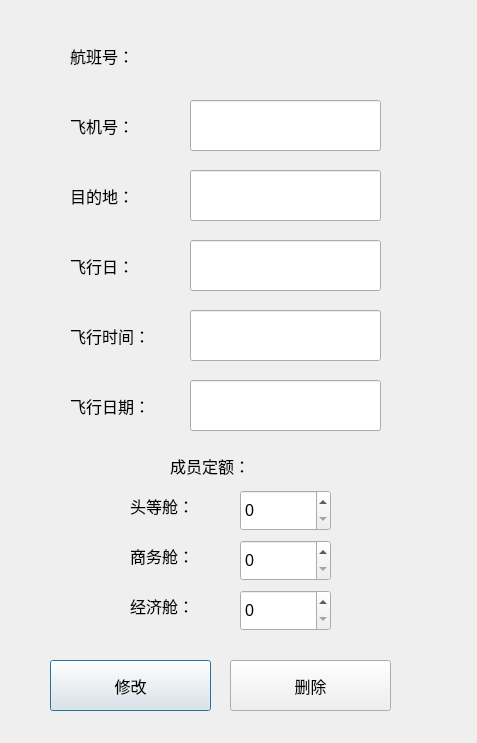
<?xml version="1.0" encoding="UTF-8"?>
<ui version="4.0">
 <class>ChangeWindow</class>
 <widget class="QDialog" name="ChangeWindow">
  <property name="geometry">
   <rect>
    <x>0</x>
    <y>0</y>
    <width>477</width>
    <height>743</height>
   </rect>
  </property>
  <property name="windowTitle">
   <string>Dialog</string>
  </property>
  <widget class="QLabel" name="label_7">
   <property name="geometry">
    <rect>
     <x>170</x>
     <y>450</y>
     <width>151</width>
     <height>31</height>
    </rect>
   </property>
   <property name="font">
    <font>
     <pointsize>12</pointsize>
    </font>
   </property>
   <property name="text">
    <string>成员定额：</string>
   </property>
  </widget>
  <widget class="QSpinBox" name="spinBox_1">
   <property name="geometry">
    <rect>
     <x>240</x>
     <y>490</y>
     <width>91</width>
     <height>41</height>
    </rect>
   </property>
   <property name="font">
    <font>
     <pointsize>12</pointsize>
    </font>
   </property>
  </widget>
  <widget class="QLabel" name="label_6">
   <property name="geometry">
    <rect>
     <x>70</x>
     <y>180</y>
     <width>111</width>
     <height>31</height>
    </rect>
   </property>
   <property name="font">
    <font>
     <pointsize>12</pointsize>
    </font>
   </property>
   <property name="text">
    <string>目的地：</string>
   </property>
  </widget>
  <widget class="QLineEdit" name="lineEdit_week">
   <property name="geometry">
    <rect>
     <x>190</x>
     <y>240</y>
     <width>191</width>
     <height>51</height>
    </rect>
   </property>
   <property name="font">
    <font>
     <pointsize>12</pointsize>
    </font>
   </property>
  </widget>
  <widget class="QLineEdit" name="lineEdit_destination">
   <property name="geometry">
    <rect>
     <x>190</x>
     <y>170</y>
     <width>191</width>
     <height>51</height>
    </rect>
   </property>
   <property name="font">
    <font>
     <pointsize>12</pointsize>
    </font>
   </property>
  </widget>
  <widget class="QLabel" name="label_8">
   <property name="geometry">
    <rect>
     <x>130</x>
     <y>490</y>
     <width>81</width>
     <height>31</height>
    </rect>
   </property>
   <property name="font">
    <font>
     <pointsize>12</pointsize>
    </font>
   </property>
   <property name="text">
    <string>头等舱：</string>
   </property>
  </widget>
  <widget class="QLabel" name="label">
   <property name="geometry">
    <rect>
     <x>70</x>
     <y>40</y>
     <width>111</width>
     <height>31</height>
    </rect>
   </property>
   <property name="font">
    <font>
     <pointsize>12</pointsize>
    </font>
   </property>
   <property name="text">
    <string>航班号：</string>
   </property>
  </widget>
  <widget class="QSpinBox" name="spinBox_2">
   <property name="geometry">
    <rect>
     <x>240</x>
     <y>540</y>
     <width>91</width>
     <height>41</height>
    </rect>
   </property>
   <property name="font">
    <font>
     <pointsize>12</pointsize>
    </font>
   </property>
  </widget>
  <widget class="QLineEdit" name="lineEdit_date">
   <property name="geometry">
    <rect>
     <x>190</x>
     <y>380</y>
     <width>191</width>
     <height>51</height>
    </rect>
   </property>
   <property name="font">
    <font>
     <pointsize>12</pointsize>
    </font>
   </property>
  </widget>
  <widget class="QLabel" name="label_9">
   <property name="geometry">
    <rect>
     <x>130</x>
     <y>540</y>
     <width>81</width>
     <height>31</height>
    </rect>
   </property>
   <property name="font">
    <font>
     <pointsize>12</pointsize>
    </font>
   </property>
   <property name="text">
    <string>商务舱：</string>
   </property>
  </widget>
  <widget class="QLabel" name="label_4">
   <property name="geometry">
    <rect>
     <x>70</x>
     <y>320</y>
     <width>111</width>
     <height>31</height>
    </rect>
   </property>
   <property name="font">
    <font>
     <pointsize>12</pointsize>
    </font>
   </property>
   <property name="text">
    <string>飞行时间：</string>
   </property>
  </widget>
  <widget class="QLabel" name="label_3">
   <property name="geometry">
    <rect>
     <x>70</x>
     <y>250</y>
     <width>111</width>
     <height>31</height>
    </rect>
   </property>
   <property name="font">
    <font>
     <pointsize>12</pointsize>
    </font>
   </property>
   <property name="text">
    <string>飞行日：</string>
   </property>
  </widget>
  <widget class="QLineEdit" name="lineEdit_airplane">
   <property name="geometry">
    <rect>
     <x>190</x>
     <y>100</y>
     <width>191</width>
     <height>51</height>
    </rect>
   </property>
   <property name="font">
    <font>
     <pointsize>12</pointsize>
    </font>
   </property>
  </widget>
  <widget class="QLabel" name="label_2">
   <property name="geometry">
    <rect>
     <x>70</x>
     <y>110</y>
     <width>111</width>
     <height>31</height>
    </rect>
   </property>
   <property name="font">
    <font>
     <pointsize>12</pointsize>
    </font>
   </property>
   <property name="text">
    <string>飞机号：</string>
   </property>
  </widget>
  <widget class="QLineEdit" name="lineEdit_time">
   <property name="geometry">
    <rect>
     <x>190</x>
     <y>310</y>
     <width>191</width>
     <height>51</height>
    </rect>
   </property>
   <property name="font">
    <font>
     <pointsize>12</pointsize>
    </font>
   </property>
  </widget>
  <widget class="QLabel" name="label_10">
   <property name="geometry">
    <rect>
     <x>130</x>
     <y>590</y>
     <width>81</width>
     <height>31</height>
    </rect>
   </property>
   <property name="font">
    <font>
     <pointsize>12</pointsize>
    </font>
   </property>
   <property name="text">
    <string>经济舱：</string>
   </property>
  </widget>
  <widget class="QLabel" name="label_5">
   <property name="geometry">
    <rect>
     <x>70</x>
     <y>390</y>
     <width>111</width>
     <height>31</height>
    </rect>
   </property>
   <property name="font">
    <font>
     <pointsize>12</pointsize>
    </font>
   </property>
   <property name="text">
    <string>飞行日期：</string>
   </property>
  </widget>
  <widget class="QSpinBox" name="spinBox_3">
   <property name="geometry">
    <rect>
     <x>240</x>
     <y>590</y>
     <width>91</width>
     <height>41</height>
    </rect>
   </property>
   <property name="font">
    <font>
     <pointsize>12</pointsize>
    </font>
   </property>
  </widget>
  <widget class="QPushButton" name="pushButton_put">
   <property name="geometry">
    <rect>
     <x>50</x>
     <y>660</y>
     <width>161</width>
     <height>51</height>
    </rect>
   </property>
   <property name="font">
    <font>
     <family>AcadEref</family>
     <pointsize>12</pointsize>
    </font>
   </property>
   <property name="text">
    <string>修改</string>
   </property>
  </widget>
  <widget class="QPushButton" name="pushButton_delete">
   <property name="geometry">
    <rect>
     <x>230</x>
     <y>660</y>
     <width>161</width>
     <height>51</height>
    </rect>
   </property>
   <property name="font">
    <font>
     <family>AcadEref</family>
     <pointsize>12</pointsize>
    </font>
   </property>
   <property name="text">
    <string>删除</string>
   </property>
  </widget>
  <widget class="QLabel" name="label_id">
   <property name="geometry">
    <rect>
     <x>190</x>
     <y>30</y>
     <width>181</width>
     <height>41</height>
    </rect>
   </property>
   <property name="font">
    <font>
     <pointsize>12</pointsize>
    </font>
   </property>
   <property name="text">
    <string/>
   </property>
  </widget>
 </widget>
 <resources/>
 <connections/>
</ui>
